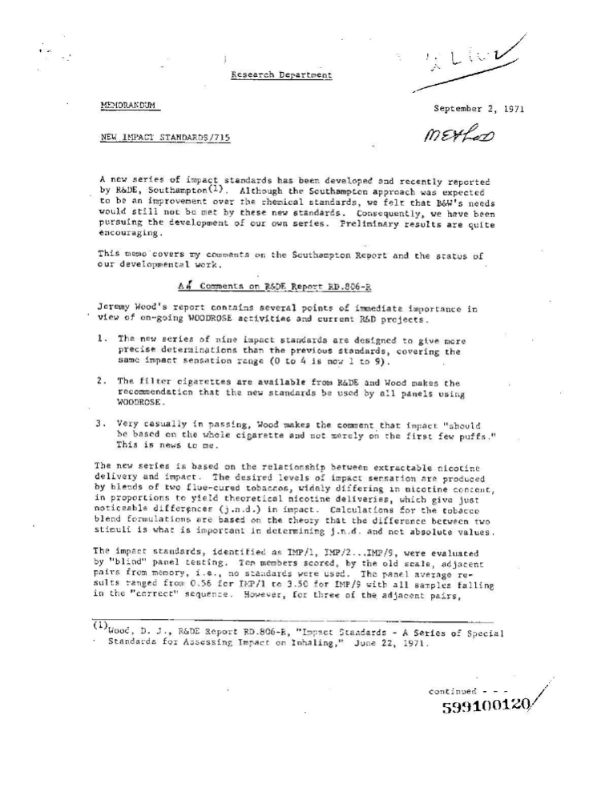
#> input picture backend/corrections/handwritten/0fbd4b91-8392-4253-80c8-64ce896b2c21.jpg, 609 x 800 px; its folder holds only this picture in this run
$ python -i document_detection.py   (imports and definitions only)
#> lines starting #> are read from the running program, lines starting #| are printed output that depends on the picture; after the words box and inside, x2 and y2 are one past the last pixel; in counts of white or black regions, pixels touching at a corner belong together
### backend/src/utils.py
import cv2
import numpy as np


def resize_to_height(image, height):
    # resize preserving aspect ratio, returns (resized, original/new ratio)
    h = image.shape[0]
    ratio = h / float(height)
    width = int(image.shape[1] / ratio)
    resized = cv2.resize(image, (width, height), interpolation=cv2.INTER_AREA)
    return resized, ratio


def to_gray(image):
    # handles already-gray imgs too
    if len(image.shape) == 2:
        return image
    return cv2.cvtColor(image, cv2.COLOR_BGR2GRAY)


def full_frame_corners(image):
    # fallback when no doc boundary found — just use the whole frame
    h, w = image.shape[:2]
    return np.array(
        [[0, 0], [w - 1, 0], [w - 1, h - 1], [0, h - 1]],
        dtype="float32",
    )

### backend/src/document_detection.py
import cv2
import numpy as np
from .utils import resize_to_height, to_gray, full_frame_corners
from .perspective import order_points


# canny edge detection needs two thresholds (lower and upper)
# instead of hardcoding them, this calculates them based on the median pixel intensity
# works better on images with varying brightness
def _auto_canny(gray, sigma=0.33):
    v = np.median(gray)
    lower = int(max(0, (1.0 - sigma) * v))
    upper = int(min(255, (1.0 + sigma) * v))
    return cv2.Canny(gray, lower, upper)


# checks whether a 4 point quad could realistically be a photo of a rectangle
# perspective projection of a rectangle always keeps opposite sides roughly parallel,
# they can converge a bit toward a vanishing point but never more than ~35 deg in a real photo
# catches stuff like a diagonal top edge when the other 3 sides are straight
# [134 lines left out: functions _sides_are_parallel, _is_valid_quad, _approx_to_quad, _min_area_rect_quad, _fix_bad_corner, not called in this run]


# detection pass 1, fast path for clean well lit images
# uses fixed canny thresholds (75, 200) which work well when contrast is good
def _detect_fixed_canny(gray, min_area_frac, frame_area):
    blurred = cv2.GaussianBlur(gray, (5, 5), 0)
    edged = cv2.Canny(blurred, 75, 200)
    kernel = cv2.getStructuringElement(cv2.MORPH_RECT, (5, 5))
    edged = cv2.morphologyEx(edged, cv2.MORPH_CLOSE, kernel)
    cnts, _ = cv2.findContours(edged, cv2.RETR_LIST, cv2.CHAIN_APPROX_SIMPLE)
    cnts = sorted(cnts, key=cv2.contourArea, reverse=True)[:5]
    for c in cnts:
        area = cv2.contourArea(c)
        if area < min_area_frac * frame_area or area > 0.90 * frame_area:
            continue
        quad = _approx_to_quad(c, frame_area)
        if quad is not None:
            return quad
    return None


# detection pass 2, adaptive thresholds and heavier blur
# handles harder lighting, shadows, and lower contrast docs where fixed canny fails
def _detect_auto_canny(gray, min_area_frac, frame_area):
    blurred = cv2.GaussianBlur(gray, (9, 9), 0)
    edged = _auto_canny(blurred)
    kernel = cv2.getStructuringElement(cv2.MORPH_RECT, (5, 5))
    edged = cv2.morphologyEx(edged, cv2.MORPH_CLOSE, kernel)
    cnts, _ = cv2.findContours(edged, cv2.RETR_LIST, cv2.CHAIN_APPROX_SIMPLE)
    cnts = sorted(cnts, key=cv2.contourArea, reverse=True)[:8]
    for c in cnts:
        area = cv2.contourArea(c)
        if area < min_area_frac * frame_area or area > 0.90 * frame_area:
            continue
        quad = _approx_to_quad(c, frame_area)
        if quad is not None:
            return quad
    return None


# detection pass 4, specifically for white/bright docs on a dark background
# thresholds the hsv value channel at 190 to isolate the bright area, then finds its outline
def _detect_white_document(small, min_area_frac, frame_area):
    hsv = cv2.cvtColor(small, cv2.COLOR_BGR2HSV)
    value = hsv[:, :, 2]
    _, thresh = cv2.threshold(value, 190, 255, cv2.THRESH_BINARY)
    kernel = cv2.getStructuringElement(cv2.MORPH_RECT, (10, 10))
    thresh = cv2.morphologyEx(thresh, cv2.MORPH_CLOSE, kernel)
    cnts, _ = cv2.findContours(thresh, cv2.RETR_EXTERNAL, cv2.CHAIN_APPROX_SIMPLE)
    cnts = sorted(cnts, key=cv2.contourArea, reverse=True)[:5]
    for c in cnts:
        area = cv2.contourArea(c)
        if area < min_area_frac * frame_area or area > 0.90 * frame_area:
            continue
        quad = _min_area_rect_quad(c, frame_area)
        if quad is not None:
            return quad.reshape(4, 1, 2).astype(np.float32)
    return None


# detection pass 5, last resort when everything else fails
# otsu threshold automatically picks the best global threshold value, then dilates to clean up
# less accurate than edge based approaches but catches cases where edges are too faint
def _detect_otsu(gray, min_area_frac, frame_area):
    kernel = cv2.getStructuringElement(cv2.MORPH_RECT, (15, 15))
    closed = cv2.morphologyEx(gray, cv2.MORPH_CLOSE, kernel)
    _, thresh = cv2.threshold(closed, 0, 255, cv2.THRESH_BINARY + cv2.THRESH_OTSU)
    thresh = cv2.dilate(
        thresh,
        cv2.getStructuringElement(cv2.MORPH_RECT, (5, 5)),
        iterations=2
    )
    cnts, _ = cv2.findContours(thresh, cv2.RETR_EXTERNAL, cv2.CHAIN_APPROX_SIMPLE)
    cnts = sorted(cnts, key=cv2.contourArea, reverse=True)[:5]
    for c in cnts:
        area = cv2.contourArea(c)
        if area < min_area_frac * frame_area or area > 0.90 * frame_area:
            continue
        quad = _approx_to_quad(c, frame_area)
        if quad is not None:
            return quad
    return None


# the main detection function, tries 5 different methods in order and returns the first one that works
# we downscale the image first (to work_height) so edge detection is faster, then scale corners back up
# the padding trick stops edge detection from missing a document that touches the image border
# returns (corners, true) on success, or (full frame corners, false) if nothing worked
def find_document_contour(image, work_height=500, min_area_frac=0.15):
    small, ratio = resize_to_height(image, work_height)
    orig_frame_area = small.shape[0] * small.shape[1]

    PAD = 10
    small = cv2.copyMakeBorder(
        small, PAD, PAD, PAD, PAD,
        cv2.BORDER_CONSTANT, value=0
    )

    gray = to_gray(small)

    # pass 1: fixed canny, fast path
    doc = _detect_fixed_canny(gray, min_area_frac, orig_frame_area)

    # pass 2: auto canny with bigger blur
    if doc is None:
        doc = _detect_auto_canny(gray, min_area_frac, orig_frame_area)

    # pass 3: lab l channel instead of gray (better for colored docs)
    if doc is None:
        l_channel = cv2.cvtColor(small, cv2.COLOR_BGR2LAB)[:, :, 0]
        doc = _detect_auto_canny(l_channel, min_area_frac, orig_frame_area)

    # pass 4: hsv white blob
    if doc is None:
        doc = _detect_white_document(small, min_area_frac, orig_frame_area)

    # pass 5: otsu, last resort
    if doc is None:
        doc = _detect_otsu(gray, min_area_frac, orig_frame_area)

    if doc is None:
        return full_frame_corners(image), False

    # try to fix any corner that got pulled off the doc
    doc = _fix_bad_corner(doc, small.shape[0], small.shape[1])

    corners = (doc.reshape(4, 2).astype("float32") - PAD) * ratio
    h, w = image.shape[:2]
    corners[:, 0] = np.clip(corners[:, 0], 0, w - 1)
    corners[:, 1] = np.clip(corners[:, 1], 0, h - 1)

    return order_points(corners), True


# draws the detected quad outline on a copy of the image so you can see what was found
# [5 lines left out: function draw_contour, not called in this run]

>>> import cv2
>>> picture = cv2.imread('../corrections/handwritten/0fbd4b91-8392-4253-80c8-64ce896b2c21.jpg')
#> picture is the input picture: shape (800, 609, 3); min 0, max 255, mean 244.9
>>> result = find_document_contour(picture)
#> in find_document_contour, `small, ratio = resize_to_height(image, work_height)`: ratio = 1.6
#> in find_document_contour, `small = cv2.copyMakeBorder( small, PAD, PAD, PAD, PAD, cv2.BORDER_CONS..`:
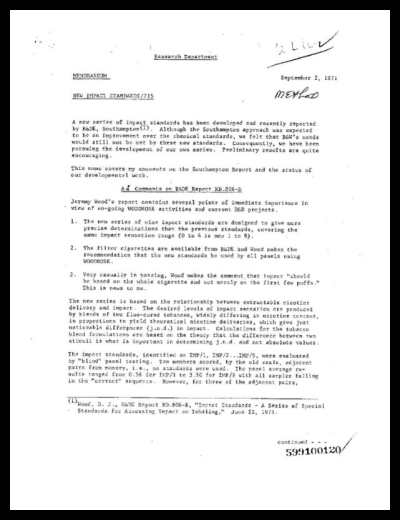
#> small: shape (520, 400, 3); min 0, max 255, mean 223.7
#> in _detect_fixed_canny, `edged = cv2.Canny(blurred, 75, 200)`:
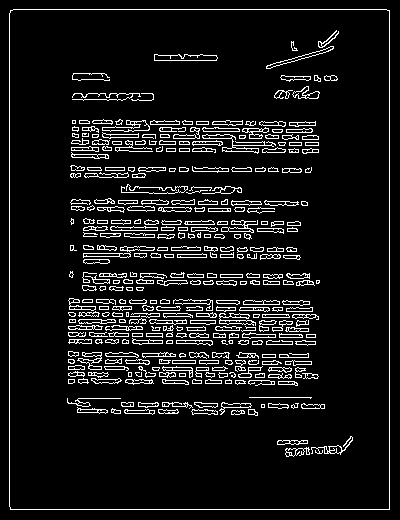
#> edged: shape (520, 400); 8.5% white in thin lines or dots
#> in _detect_fixed_canny, `edged = cv2.morphologyEx(edged, cv2.MORPH_CLOSE, kernel)`:
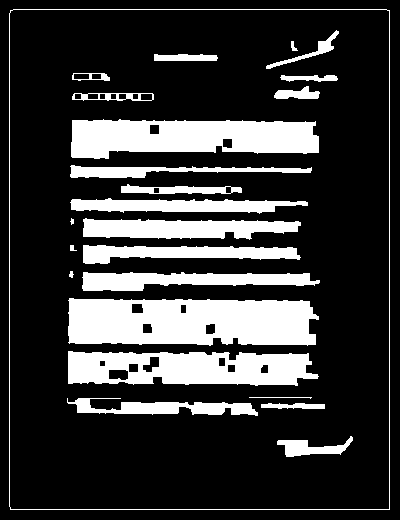
#> edged: shape (520, 400); 21.8% white; 24 white regions (1 under 20 px)
#> in _detect_fixed_canny, `cnts, _ = cv2.findContours(edged, cv2.RETR_LIST, cv2.CHAIN_APPROX_SIMP..`: cnts = 49 contours, 4 with area under 20; largest, box (x1, y1, x2, y2) and area: (9, 9, 390, 510) 189989, (9, 9, 390, 510) 189987, (68, 298, 319, 346) 10450, (71, 119, 319, 159) 7580, (68, 351, 319, 386) 7034
#> in _detect_fixed_canny, `cnts = sorted(cnts, key=cv2.contourArea, reverse=True)[:5]`: cnts = 5 contours; box (x1, y1, x2, y2) and area: (9, 9, 390, 510) 189989, (9, 9, 390, 510) 189987, (68, 298, 319, 346) 10450, (71, 119, 319, 159) 7580, (68, 351, 319, 386) 7034
#> the loop in _detect_fixed_canny, `for c in cnts:` made 5 passes
#> area on passes 1 to 5: 189989, 189987, 10449.5, 7579.5, 7034
#> in _detect_auto_canny, `blurred = cv2.GaussianBlur(gray, (9, 9), 0)`:
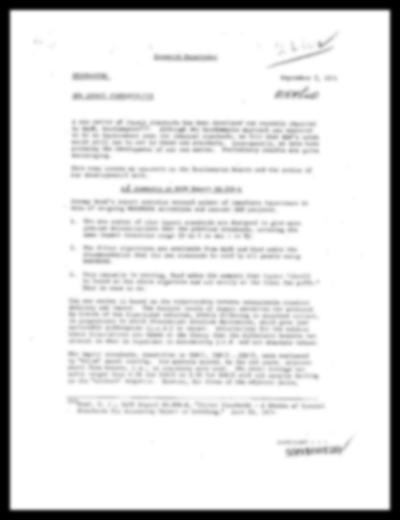
#> blurred: shape (520, 400); min 0, max 255, mean 223.7
#> in _auto_canny, `v = np.median(gray)`: v = 255
#> in _auto_canny, `lower = int(max(0, (1.0 - sigma) * v))`: lower = 170
#> in _auto_canny, `upper = int(min(255, (1.0 + sigma) * v))`: upper = 255
#> in _auto_canny, `return cv2.Canny(gray, lower, upper)`:
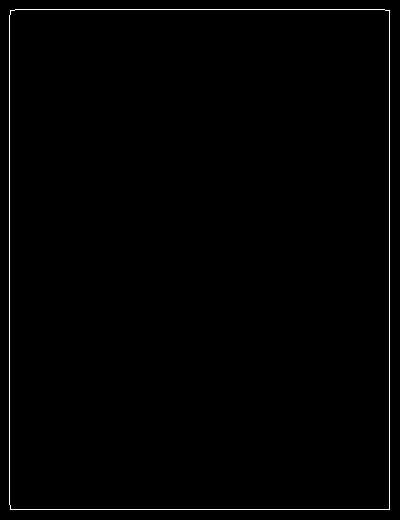
#> returned value: shape (520, 400); 0.84% white in thin lines or dots
#> in _detect_auto_canny, `cnts, _ = cv2.findContours(edged, cv2.RETR_LIST, cv2.CHAIN_APPROX_SIMP..`: cnts = 2 contours; box (x1, y1, x2, y2) and area: (9, 9, 390, 510) 189981, (9, 9, 390, 510) 189979
#> the loop in _detect_auto_canny, `for c in cnts:` made 2 passes
#> area on passes 1 to 2: 189981, 189979
#> the loop in _detect_auto_canny (call 2), `for c in cnts:` made 2 passes
#> in _detect_white_document, `hsv = cv2.cvtColor(small, cv2.COLOR_BGR2HSV)`: hsv: shape (520, 400, 3); mean H, S, V 0, 0, 223.7
#> in _detect_white_document, `_, thresh = cv2.threshold(value, 190, 255, cv2.THRESH_BINARY)`: thresh: shape (520, 400); 85.4% white; 1453 black regions (1350 under 20 px), largest, box (x1, y1, x2, y2) and area: (0, 0, 400, 520) 18000, (154, 54, 217, 60) 174, (121, 185, 175, 193) 167
#> in _detect_white_document, `thresh = cv2.morphologyEx(thresh, cv2.MORPH_CLOSE, kernel)`:
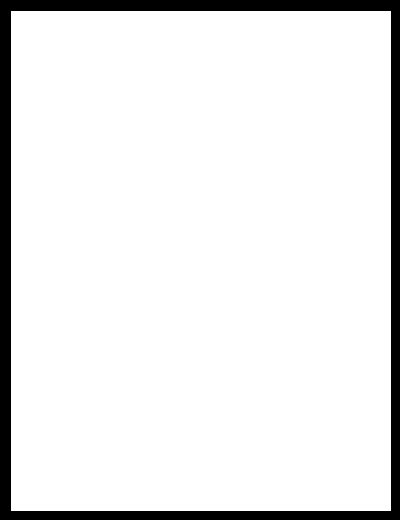
#> thresh: shape (520, 400); 91.3% white; 1 black region, box (x1, y1, x2, y2) and area: (0, 0, 400, 520) 18000
#> in _detect_white_document, `cnts, _ = cv2.findContours(thresh, cv2.RETR_EXTERNAL, cv2.CHAIN_APPROX..`: cnts = [[[11, 11], [11, 510], [390, 510], [390, 11]]]
#> the loop in _detect_white_document, `for c in cnts:` made 1 pass
#> (c, area) on pass 1: ([[11, 11], [11, 510], [390, 510], [390, 11]], 189121)
#> in _detect_otsu, `thresh = cv2.dilate( thresh, cv2.getStructuringElement(cv2.MORPH_RECT,..`:
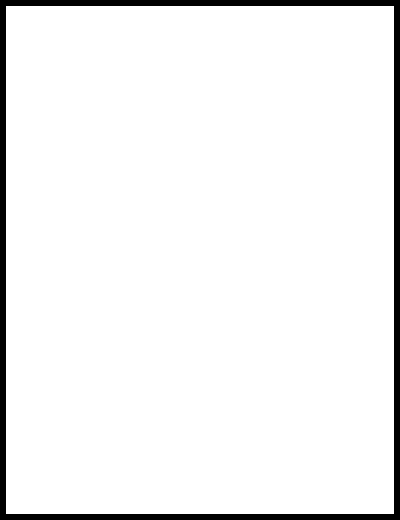
#> thresh: shape (520, 400); 94.8% white; 1 black region, box (x1, y1, x2, y2) and area: (0, 0, 400, 520) 10896
#> in _detect_otsu, `cnts, _ = cv2.findContours(thresh, cv2.RETR_EXTERNAL, cv2.CHAIN_APPROX..`: cnts = [[[6, 6], [6, 513], [393, 513], [393, 6]]]
#> the loop in _detect_otsu, `for c in cnts:` made 1 pass
#> (c, area) on pass 1: ([[6, 6], [6, 513], [393, 513], [393, 6]], 196209)
#> result = ([[0, 0], [608, 0], [608, 799], [0, 799]], False)
